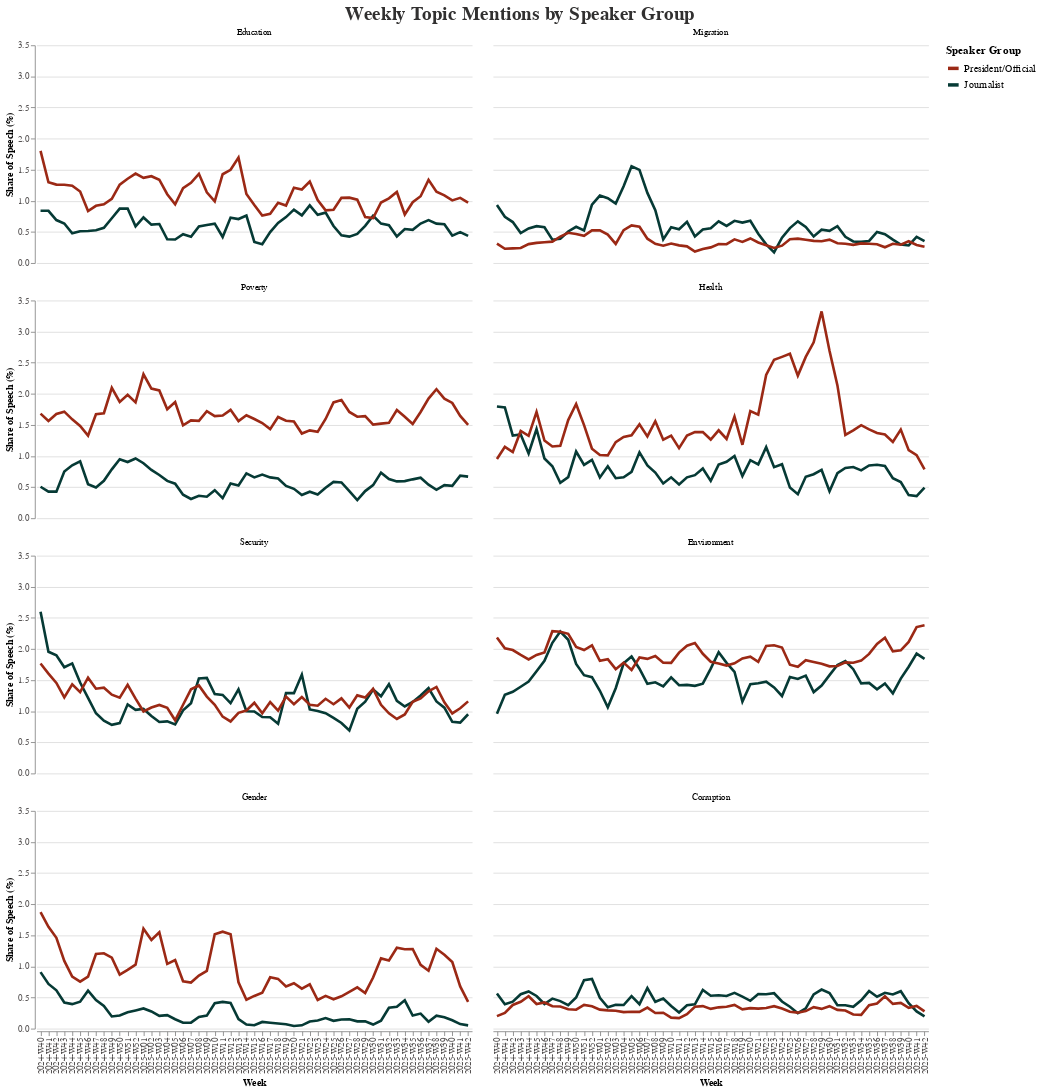

Notebook code for this chart:
### Code cell
# Compute percentages so they are visually appealing
df_4["share_pct"] = df_4["share_smooth"] * 100

# Define color palette for speaker groups
speaker_colors = {
    "President/Official": color_president,
    "Journalist": color_journalist
}

# Define topic order (2 columns × 4 rows)
topic_order = ["Education", "Migration", "Poverty", "Health", "Security", "Environment", "Gender", "Corruption"]

# Step 1. Create the faceted chart
chart_topics_by_actor = (
    alt.Chart(df_4[df_4["topic"].isin(topic_order)])
    .mark_line(strokeWidth=3)
    .encode(
        x=alt.X("yearweek:N", title="Week"),
        y=alt.Y("share_pct:Q", title="Share of Speech (%)"),
        color=alt.Color(
            "speaker_group:N",
            title="Speaker Group",
            scale=alt.Scale(
                domain=list(speaker_colors.keys()),
                range=list(speaker_colors.values())
            ),
            legend=alt.Legend(
                title="Speaker Group",
                symbolStrokeWidth=4,
                symbolSize=150,
                labelFontSize=12,
                titleFontSize=13
            )
        ),
        facet=alt.Facet("topic:N", title=None, columns=2, sort=topic_order),
        tooltip=[
            alt.Tooltip("yearweek:N", title="Week"),
            alt.Tooltip("topic:N", title="Topic"),
            alt.Tooltip("speaker_group:N", title="Speaker Group"),
            alt.Tooltip("share_pct:Q", title="Share (%)", format=".1f")
        ]
    )
    .properties(
        title="Weekly Topic Mentions by Speaker Group",
        width=500,
        height=250
    )
)

# Step 2. Save chart
file_name = "03_topic_trends_by_actor.svg"
full_path = f"{output_folder}/{file_name}"
chart_topics_by_actor.save(full_path)
chart_topics_by_actor

### Figure 1 — Vega-Lite specification as saved in the notebook (floating-point values rounded to 4 significant figures; data arrays with more than 128 entries replaced by an {"elided": "..."} marker saying what was removed)
{"config": {"title": {"fontSize": 22, "font": "Libre Franklin", "anchor": "middle", "color": "#313030"}, "axis": {"labelFont": "Libre Franklin", "titleFont": "Libre Franklin", "labelColor": "#545151"}, "view": {"strokeWidth": 0}}, "data": {"name": "data-e766ca86d56d35f25c529c47f8a17e50"}, "mark": {"type": "line", "strokeWidth": 3}, "encoding": {"color": {"field": "speaker_group", "legend": {"labelFontSize": 12, "symbolSize": 150, "symbolStrokeWidth": 4, "title": "Speaker Group", "titleFontSize": 13}, "scale": {"domain": ["President/Official", "Journalist"], "range": ["#9B2915", "#063A35"]}, "title": "Speaker Group", "type": "nominal"}, "facet": {"columns": 2, "field": "topic", "sort": ["Education", "Migration", "Poverty", "Health", "Security", "Environment", "Gender", "Corruption"], "title": null, "type": "nominal"}, "tooltip": [{"field": "yearweek", "title": "Week", "type": "nominal"}, {"field": "topic", "title": "Topic", "type": "nominal"}, {"field": "speaker_group", "title": "Speaker Group", "type": "nominal"}, {"field": "share_pct", "format": ".1f", "title": "Share (%)", "type": "quantitative"}], "x": {"field": "yearweek", "title": "Week", "type": "nominal"}, "y": {"field": "share_pct", "title": "Share of Speech (%)", "type": "quantitative"}}, "height": 250, "title": "Weekly Topic Mentions by Speaker Group", "width": 500, "$schema": "https://vega.github.io/schema/vega-lite/v5.20.1.json", "datasets": {"data-e766ca86d56d35f25c529c47f8a17e50": {"elided": "880 records"}}}
